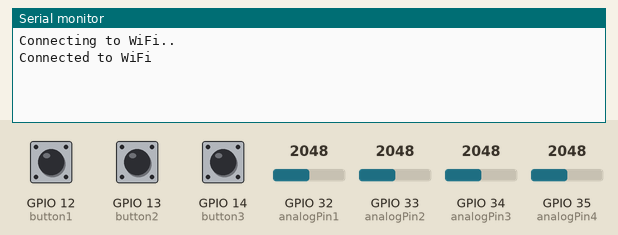
Simulated run of this sketch. Board: ESP32. On the bench: the last lines printed to the serial monitor. The test bench sets the inputs (shaded band); at power-on: GPIO 12 (button1) HIGH, GPIO 13 (button2) HIGH, GPIO 14 (button3) HIGH, GPIO 32 (analogPin1) = 2048, GPIO 33 (analogPin2) = 2048, GPIO 34 (analogPin3) = 2048, GPIO 35 (analogPin4) = 2048. WiFi joins after 1.5 s; servers stay silent unless stated; uploads are accepted with an empty reply.

Above: at 3.2 s.
3.3 s: GPIO 12 (button1) pulled LOW for 0.15 s
At 4.3 s:
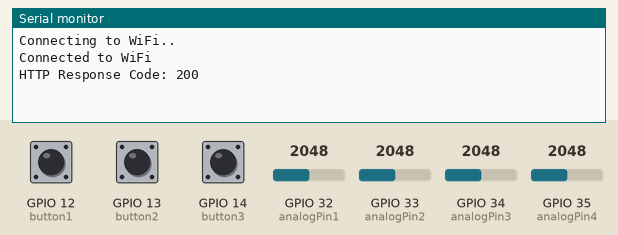
5.0 s: GPIO 13 (button2) pulled LOW for 0.15 s
At 5.6 s:
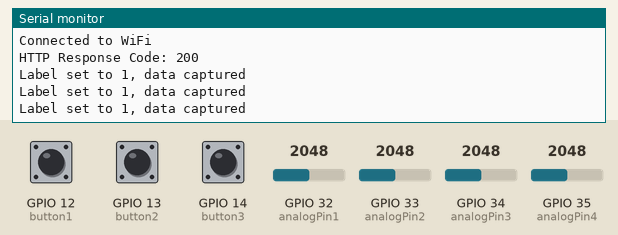
6.6 s: GPIO 14 (button3) pulled LOW for 0.15 s
At 8.0 s:
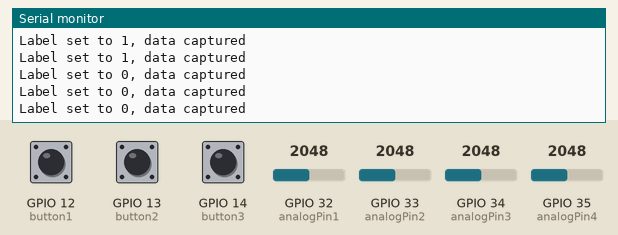

Measured:
- after the input at 3.3 s, the serial monitor: prints a new line after 0.25 s (image 1)
- after the input at 5.0 s, the serial monitor: prints a new line after 0.05 s (image 2)
- after the input at 6.6 s, the serial monitor: prints a new line after 0.05 s (image 3)

The sketch:

sendWiFi.ino
```cpp
#include <Arduino.h>
#include <WiFi.h>
#include <HTTPClient.h>

// Wi-Fi Credentials
const char* ssid = "aadharsh";
const char* password = "aadharsh";
const char* serverUrl = "http://192.168.83.248:5000/log_data"; // Flask server IP

// Button pin definitions
const int button1 = 12;
const int button2 = 13;
const int button3 = 14;

// Analog input pins
const int analogPin1 = 32;
const int analogPin2 = 33;
const int analogPin3 = 34;
const int analogPin4 = 35;

// Structure to store data
struct SensorData {
    int data1;
    int data2;
    int data3;
    int data4;
    bool label;
} sensorData;

// Debounce settings
unsigned long lastDebounceTime = 0;
const unsigned long debounceDelay = 50; // 50ms debounce

void setup() {
    Serial.begin(115200);

    pinMode(button1, INPUT_PULLUP);
    pinMode(button2, INPUT_PULLUP);
    pinMode(button3, INPUT_PULLUP);

    // Connect to Wi-Fi
    WiFi.begin(ssid, password);
    Serial.print("Connecting to WiFi");
    while (WiFi.status() != WL_CONNECTED) {
        Serial.print(".");
        delay(1000);
    }
    Serial.println("\nConnected to WiFi");
}

void loop() {
    if (digitalRead(button2) == LOW) {  // Button 2 pressed
        delay(debounceDelay);
        sensorData.label = true;
        captureAnalogData();
        Serial.println("Label set to 1, data captured");
    }

    if (digitalRead(button3) == LOW) {  // Button 3 pressed
        delay(debounceDelay);
        sensorData.label = false;
        captureAnalogData();
        Serial.println("Label set to 0, data captured");
    }

    if (digitalRead(button1) == LOW) {  // Button 1 pressed
        delay(debounceDelay);
        sendData();
    }
}

void captureAnalogData() {
    sensorData.data1 = analogRead(analogPin1);
    sensorData.data2 = analogRead(analogPin2);
    sensorData.data3 = analogRead(analogPin3);
    sensorData.data4 = analogRead(analogPin4);
}

void sendData() {
    if (WiFi.status() == WL_CONNECTED) {
        HTTPClient http;
        http.begin(serverUrl);
        http.addHeader("Content-Type", "text/plain");

        String data = String(sensorData.data1) + "," +
                      String(sensorData.data2) + "," +
                      String(sensorData.data3) + "," +
                      String(sensorData.data4) + "," +
                      String(sensorData.label ? 1 : 0);

        int httpResponseCode = http.POST(data);

        Serial.print("HTTP Response Code: ");
        Serial.println(httpResponseCode);

        http.end();
    } else {
        Serial.println("WiFi not connected!");
    }
}
```
